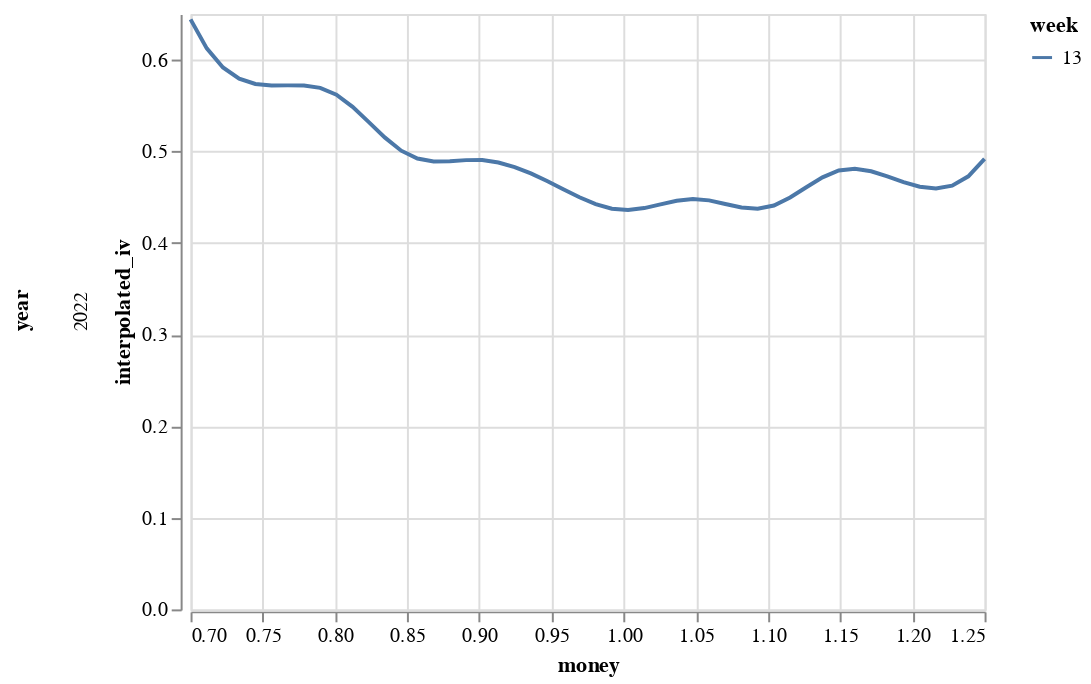

Source (notebook cell):
### Code cell
# Example plot (using altair):
import altair as alt
alt.Chart(interpolated_iv_1week).mark_line().encode(
     x='money',
     y='interpolated_iv',
     color='week:N'
 ).facet(row='year:N')

### Figure 1 — Vega-Lite specification as saved in the notebook (floating-point values rounded to 4 significant figures)
{"config": {"view": {"continuousWidth": 400, "continuousHeight": 300}}, "data": {"name": "data-bb8fb48ffdda4bb2993c4c036eab126e"}, "facet": {"row": {"field": "year", "type": "nominal"}}, "spec": {"mark": "line", "encoding": {"color": {"field": "week", "type": "nominal"}, "x": {"field": "money", "type": "quantitative"}, "y": {"field": "interpolated_iv", "type": "quantitative"}}}, "$schema": "https://vega.github.io/schema/vega-lite/v4.17.0.json", "datasets": {"data-bb8fb48ffdda4bb2993c4c036eab126e": [{"year": 2022, "week": 13, "money": 0.7, "interpolated_iv": 0.644}, {"year": 2022, "week": 13, "money": 0.7112, "interpolated_iv": 0.6124}, {"year": 2022, "week": 13, "money": 0.7224, "interpolated_iv": 0.5916}, {"year": 2022, "week": 13, "money": 0.7337, "interpolated_iv": 0.5793}, {"year": 2022, "week": 13, "money": 0.7449, "interpolated_iv": 0.5735}, {"year": 2022, "week": 13, "money": 0.7561, "interpolated_iv": 0.5718}, {"year": 2022, "week": 13, "money": 0.7673, "interpolated_iv": 0.572}, {"year": 2022, "week": 13, "money": 0.7786, "interpolated_iv": 0.5719}, {"year": 2022, "week": 13, "money": 0.7898, "interpolated_iv": 0.5692}, {"year": 2022, "week": 13, "money": 0.801, "interpolated_iv": 0.5618}, {"year": 2022, "week": 13, "money": 0.8122, "interpolated_iv": 0.5486}, {"year": 2022, "week": 13, "money": 0.8235, "interpolated_iv": 0.5319}, {"year": 2022, "week": 13, "money": 0.8347, "interpolated_iv": 0.5149}, {"year": 2022, "week": 13, "money": 0.8459, "interpolated_iv": 0.5007}, {"year": 2022, "week": 13, "money": 0.8571, "interpolated_iv": 0.4921}, {"year": 2022, "week": 13, "money": 0.8684, "interpolated_iv": 0.489}, {"year": 2022, "week": 13, "money": 0.8796, "interpolated_iv": 0.4891}, {"year": 2022, "week": 13, "money": 0.8908, "interpolated_iv": 0.4904}, {"year": 2022, "week": 13, "money": 0.902, "interpolated_iv": 0.4904}, {"year": 2022, "week": 13, "money": 0.9133, "interpolated_iv": 0.4878}, {"year": 2022, "week": 13, "money": 0.9245, "interpolated_iv": 0.4828}, {"year": 2022, "week": 13, "money": 0.9357, "interpolated_iv": 0.4759}, {"year": 2022, "week": 13, "money": 0.9469, "interpolated_iv": 0.4677}, {"year": 2022, "week": 13, "money": 0.9582, "interpolated_iv": 0.4587}, {"year": 2022, "week": 13, "money": 0.9694, "interpolated_iv": 0.4499}, {"year": 2022, "week": 13, "money": 0.9806, "interpolated_iv": 0.4424}, {"year": 2022, "week": 13, "money": 0.9918, "interpolated_iv": 0.4374}, {"year": 2022, "week": 13, "money": 1.003, "interpolated_iv": 0.4359}, {"year": 2022, "week": 13, "money": 1.014, "interpolated_iv": 0.438}, {"year": 2022, "week": 13, "money": 1.026, "interpolated_iv": 0.4421}, {"year": 2022, "week": 13, "money": 1.037, "interpolated_iv": 0.4461}, {"year": 2022, "week": 13, "money": 1.048, "interpolated_iv": 0.448}, {"year": 2022, "week": 13, "money": 1.059, "interpolated_iv": 0.4464}, {"year": 2022, "week": 13, "money": 1.07, "interpolated_iv": 0.4425}, {"year": 2022, "week": 13, "money": 1.082, "interpolated_iv": 0.4387}, {"year": 2022, "week": 13, "money": 1.093, "interpolated_iv": 0.4373}, {"year": 2022, "week": 13, "money": 1.104, "interpolated_iv": 0.4408}, {"year": 2022, "week": 13, "money": 1.115, "interpolated_iv": 0.4495}, {"year": 2022, "week": 13, "money": 1.127, "interpolated_iv": 0.4607}, {"year": 2022, "week": 13, "money": 1.138, "interpolated_iv": 0.4715}, {"year": 2022, "week": 13, "money": 1.149, "interpolated_iv": 0.4791}, {"year": 2022, "week": 13, "money": 1.16, "interpolated_iv": 0.481}, {"year": 2022, "week": 13, "money": 1.171, "interpolated_iv": 0.4782}, {"year": 2022, "week": 13, "money": 1.183, "interpolated_iv": 0.4727}, {"year": 2022, "week": 13, "money": 1.194, "interpolated_iv": 0.4665}, {"year": 2022, "week": 13, "money": 1.205, "interpolated_iv": 0.4614}, {"year": 2022, "week": 13, "money": 1.216, "interpolated_iv": 0.4594}, {"year": 2022, "week": 13, "money": 1.228, "interpolated_iv": 0.4625}, {"year": 2022, "week": 13, "money": 1.239, "interpolated_iv": 0.4727}, {"year": 2022, "week": 13, "money": 1.25, "interpolated_iv": 0.4918}]}}
